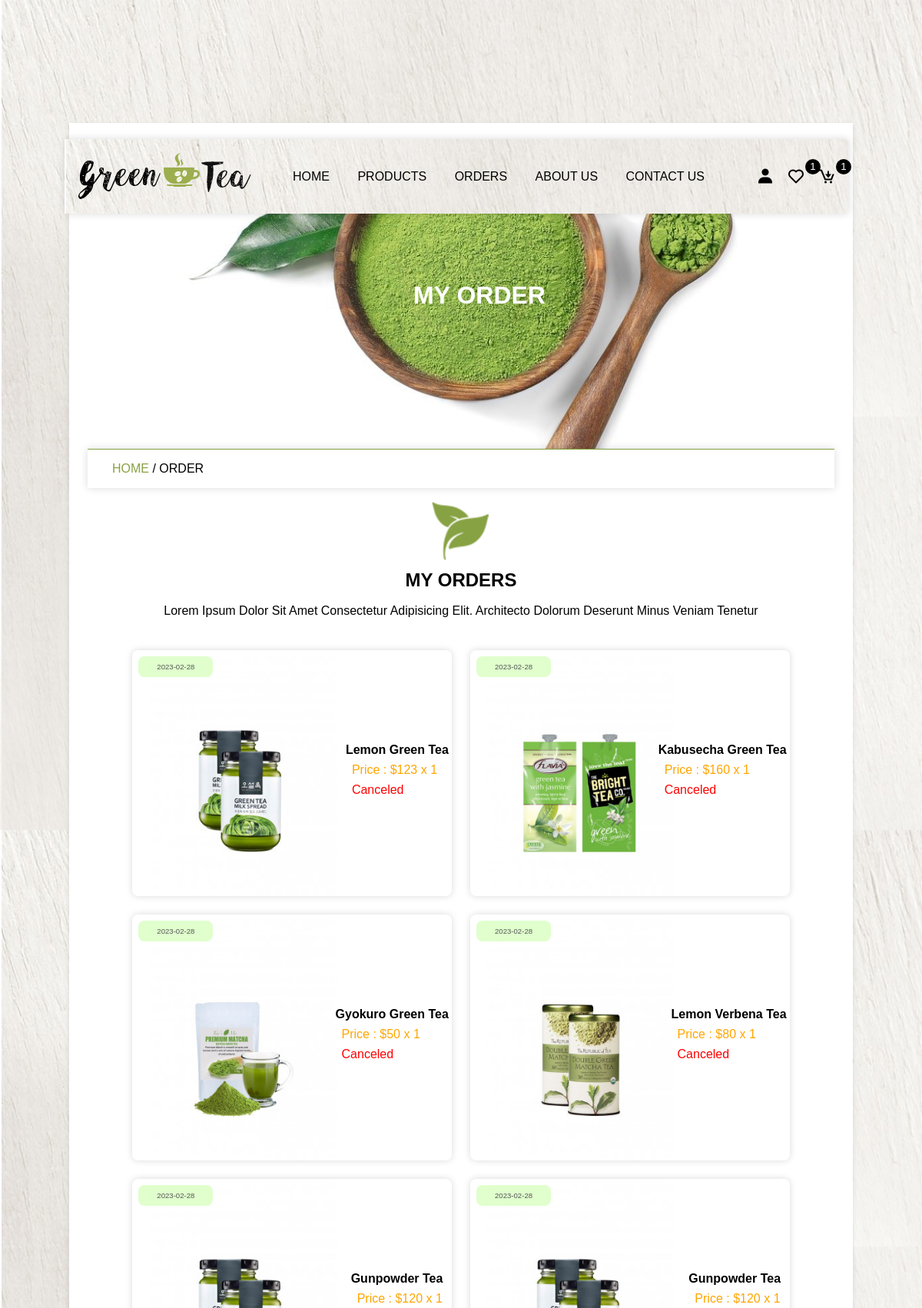
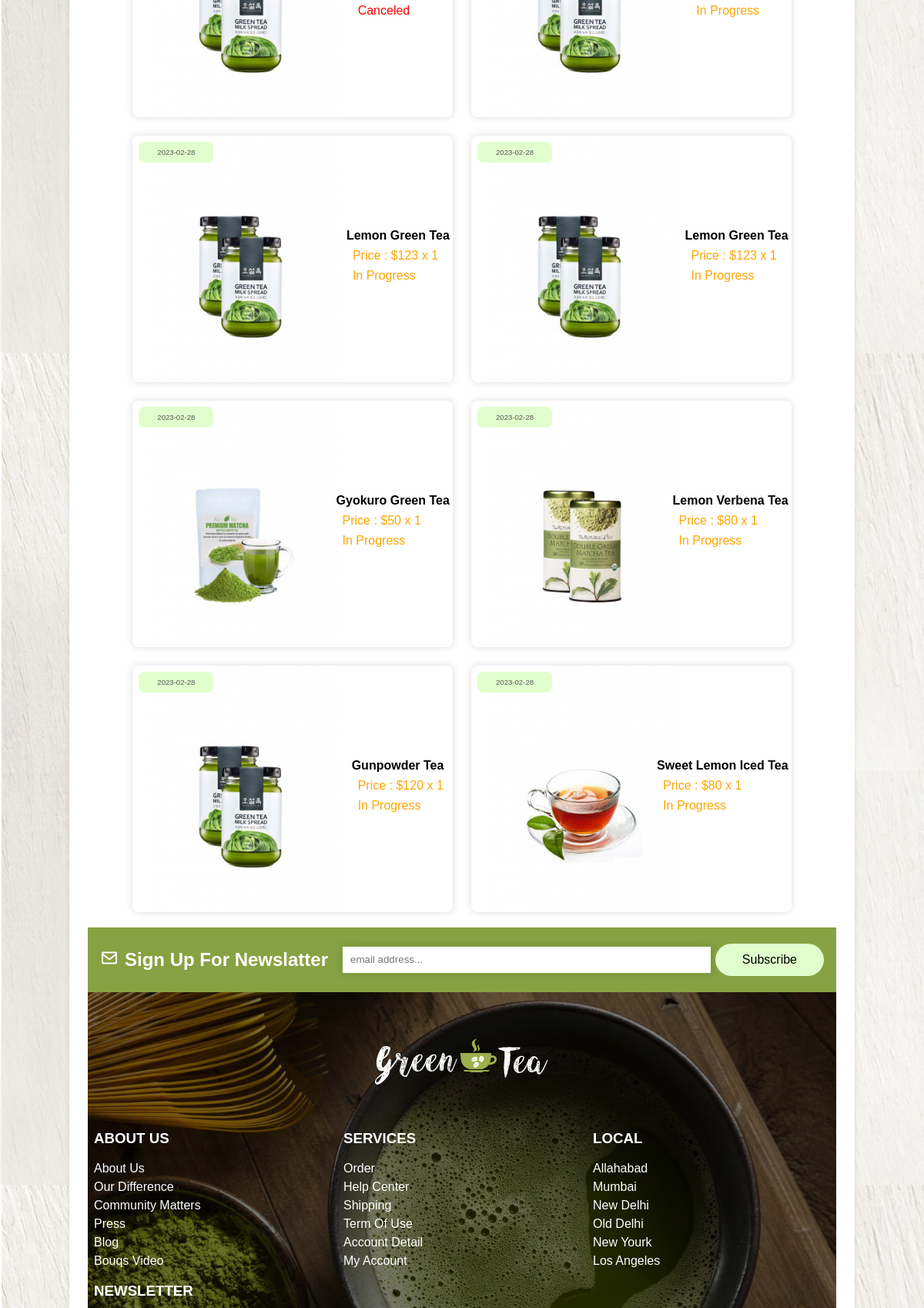
Page /order.php (signed in, upper part) on the committed database (2 pictures, top to bottom).
### tables this page shows
CREATE TABLE `orders` (
  `id` varchar(20) NOT NULL,
  `user_id` varchar(20) NOT NULL,
  `name` varchar(50) NOT NULL,
  `number` varchar(10) NOT NULL,
  `email` varchar(50) NOT NULL,
  `address` varchar(200) NOT NULL,
  `address_type` varchar(10) NOT NULL,
  `method` varchar(50) NOT NULL,
  `product_id` varchar(20) NOT NULL,
  `price` varchar(10) NOT NULL,
  `qty` varchar(2) NOT NULL,
  `date` date NOT NULL DEFAULT current_timestamp(),
  `status` varchar(50) NOT NULL DEFAULT 'in progress',
  `payment_status` varchar(100) NOT NULL
);

CREATE TABLE `products` (
  `id` varchar(255) NOT NULL,
  `name` varchar(255) NOT NULL,
  `price` varchar(255) NOT NULL,
  `image` varchar(255) NOT NULL,
  `product_detail` varchar(500) NOT NULL,
  `status` varchar(100) NOT NULL
);

### order.php (the view, shortened to what this page needs)
<?php
 include 'components/connection.php';
 if (isset($_SESSION['user_id'])) {
		$user_id = $_SESSION['user_id'];
	}else{
		$user_id = '';
	}
?>
<!DOCTYPE html>
<html lang="en">
<head>
	<link href='https://unpkg.com/boxicons@2.1.4/css/boxicons.min.css' rel='stylesheet'>
	<link rel="stylesheet" href="https://cdn.jsdelivr.net/npm/bootstrap-icons@1.10.3/font/bootstrap-icons.css">
</head>
<body>
	<?php include 'components/header.php'; ?>
	<div class="main">
		<div class="banner">
			<h1>my order</h1>
		</div>
		<div class="title2">
			<a href="home.php">home </a><span>/ order</span>
		</div>
		<section class="orders">
				<div class="title">
					<img src="img/download.png" class="logo">
					<h1>my orders</h1>
					<p>Lorem ipsum dolor sit amet consectetur adipisicing elit. Architecto dolorum deserunt minus veniam
                    tenetur
                </p>
				</div>
				<div class="box-container">
					<?php
						$select_orders = $conn->prepare("SELECT * FROM `orders` WHERE user_id = ? ORDER BY date DESC");
						$select_orders->execute([$user_id]);
						if ($select_orders->rowCount()>0) {
							while($fetch_order = $select_orders->fetch(PDO::FETCH_ASSOC)){
								$select_products = $conn->prepare("SELECT * FROM `products` WHERE id=?");
								$select_products->execute([$fetch_order['product_id']]);
								if ($select_products->rowCount()>0) {
									while($fetch_product=$select_products->fetch(PDO::FETCH_ASSOC)){
					?>
					<div class="box" <?php if($fetch_order['status']=='cancle'){echo 'style="border:2px solid red";';} ?>>
						<a href="view_order.php?get_id=<?= $fetch_order['id']; ?>">
							<p class="date"><i class="bi bi-calender-fill"></i><span><?=$fetch_order['date']; ?></span></p>
							<img src="image/<?= $fetch_product['image']; ?>" class="image" >
							<div class="row">
								<h3 class="name"><?= $fetch_product['name']; ?></h3>
								<p class="price">Price : $<?= $fetch_order['price']; ?> x <?= $fetch_order['qty']; ?></p>
								<p class="status" style="color:<?php if($fetch_order['status']=='delivered'){echo 'green';}elseif($fetch_order['status']=='canceled'){echo 'red';}else{echo 'orange';} ?>"><?= $fetch_order['status']; ?></p>
							</div>
						</a>
					</div>
					<?php
									}
								}
							}
						}else{
							echo '<p class="empty">no order takes placed yet!</p>';
						}
					?>
				</div>
		</section>
		<?php include 'components/footer.php'; ?>
	</div>
</body>
</html>

### rows in the picture
orders: date "2023-02-28", price "123", qty "1", status "Canceled"
products: image (picture), name "Lemon Green Tea"
orders: date "2023-02-28", price "160", qty "1", status "Canceled"
products: image (picture), name "Kabusecha Green Tea"
orders: date "2023-02-28", price "50", qty "1", status "Canceled"
products: image (picture), name "Gyokuro Green Tea"
orders: date "2023-02-28", price "80", qty "1", status "Canceled"
products: image (picture), name "Lemon Verbena Tea"
orders: date "2023-02-28", price "120", qty "1", status "Canceled"
products: image (picture), name "Gunpowder Tea"
orders: date "2023-02-28", price "120", qty "1", status "In Progress"
orders: date "2023-02-28", price "123", qty "1", status "In Progress"
orders: date "2023-02-28", price "123", qty "1", status "In Progress"
orders: date "2023-02-28", price "50", qty "1", status "In Progress"
orders: date "2023-02-28", price "80", qty "1", status "In Progress"
orders: date "2023-02-28", price "120", qty "1", status "In Progress"
orders: date "2023-02-28", price "80", qty "1", status "In Progress"
products: image (picture), name "Sweet Lemon Iced Tea"

### other values in the picture
$total_wishlist_items "1"
$total_cart_items "1"
